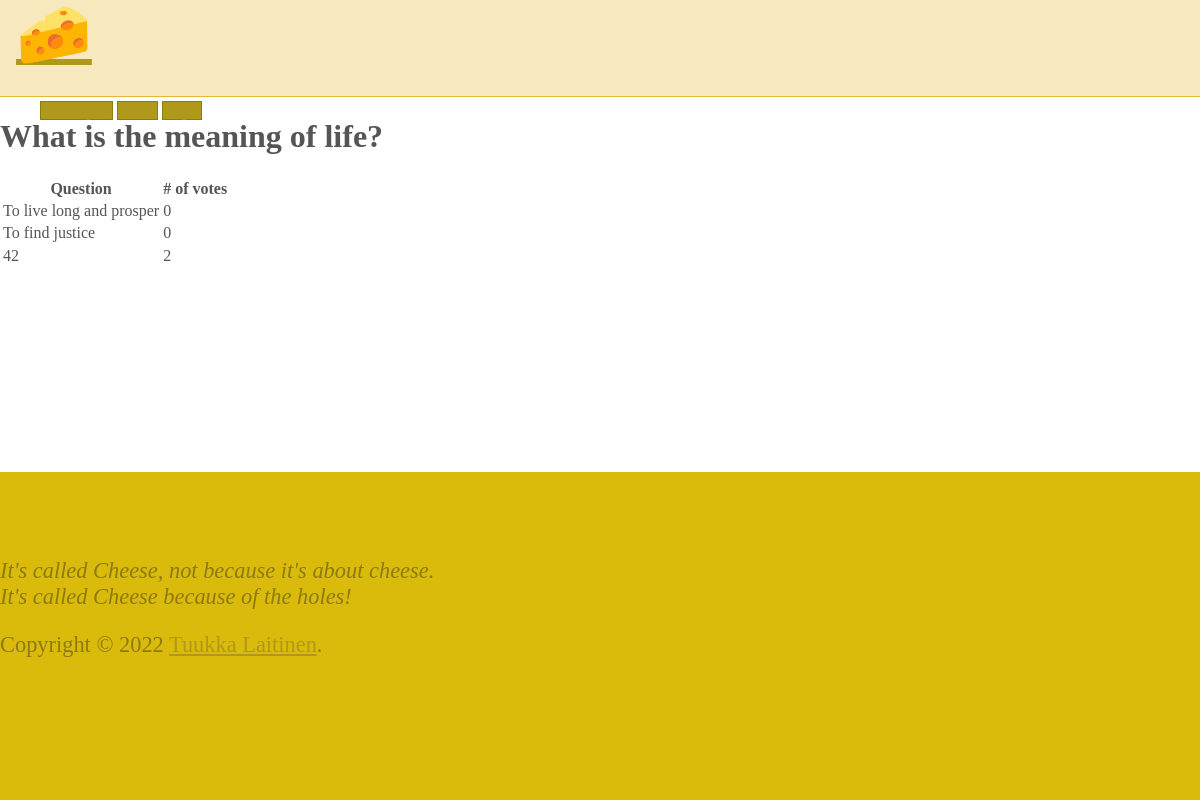
The app's page /2/results/ with its own data.
### polls/models.py (models this page shows, shortened)
class Question(models.Model):
	question_text = models.CharField(max_length=200)
	pub_date = models.DateTimeField('date published')
	owner = models.ForeignKey(User, on_delete=models.CASCADE)

class Choice(models.Model):
	question = models.ForeignKey(Question, on_delete=models.CASCADE)
	choice_text = models.CharField(max_length=200)
	votes = models.IntegerField(default=0)

### polls/views.py (the view)
# urls.py: path('<int:question_id>/results/', views.results, name='results'),
def results(request, question_id):
	question = get_object_or_404(Question, pk=question_id)
	return render(request, 'polls/results.html', {'question': question})

### polls/templates/polls/results.html
{% extends 'base.html' %}
{% block content %}
<h1>{{ question.question_text }}</h1>
{% if question.choice_set.count > 0 %}
<table>
    <thead>
        <tr>
            <th>Question</th>
            <th># of votes</th>
        </tr>
    </thead>
    <tbody>
    {% for choice in question.choice_set.all %}
        <tr>
            <td>{{ choice.choice_text }}</td>
            <td>{{ choice.votes }}</td>
        </tr>
    {% endfor %}
    </tbody>
</table>
{% else %}
<p>No choices for this question</p>
{% endif %}
{% endblock %}

### polls/static/polls/style.css (style rules this page uses)
body { color: #555; position: relative; min-height: 100vh; }
body::after { content: ''; display: block; height: 200px; }

### records on screen
Question: question_text "What is the meaning of life?"
Choice: choice_text "To live long and prosper", votes "0"
Choice: choice_text "To find justice", votes "0"
Choice: choice_text "42", votes "2"
